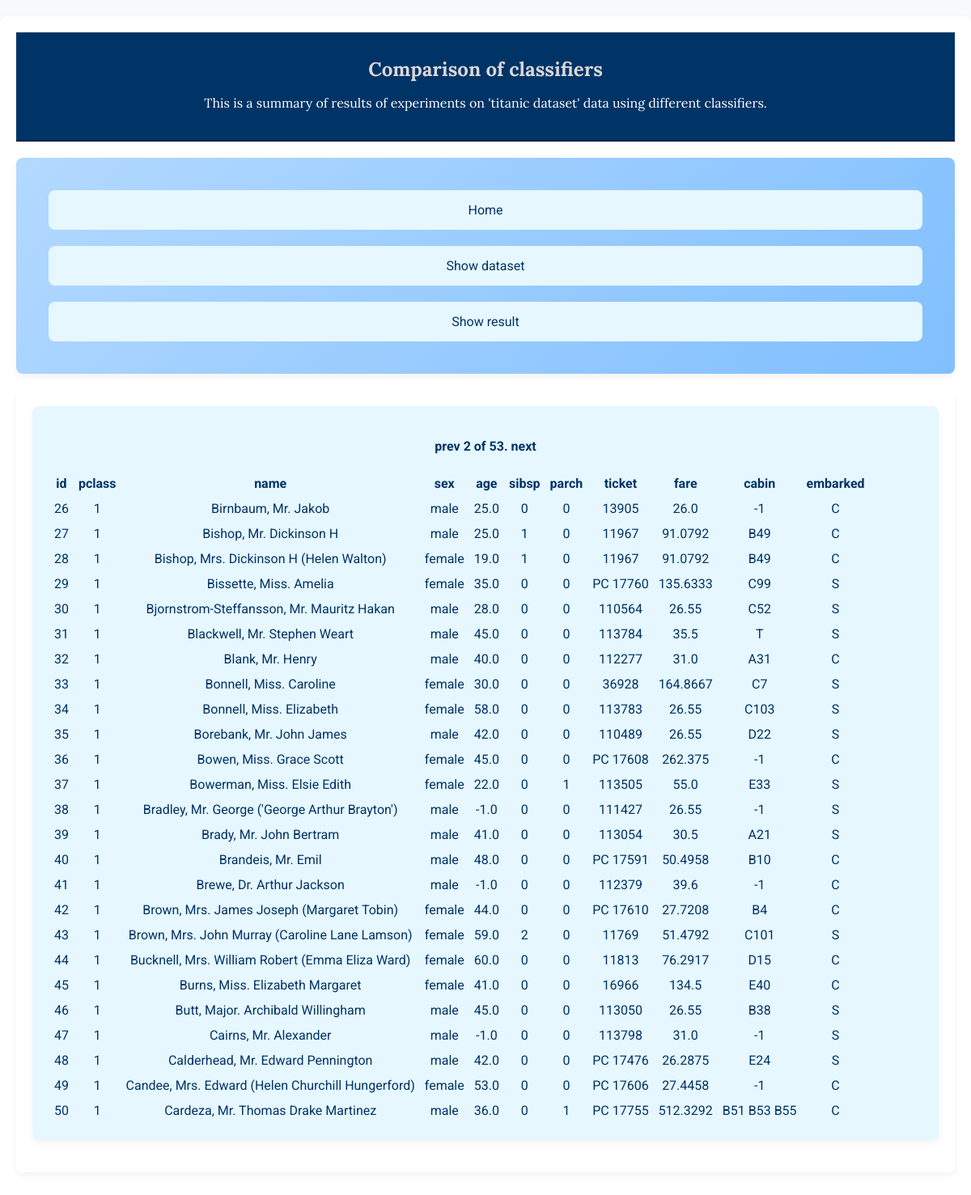
The page /data/?page=2 on the database its author committed.
### visresults/models.py (models this page shows)
class Dataset(models.Model):
    SEX_CHOICES = (('male', 'male'), ('female', 'female'))
    pclass = models.SmallIntegerField()
    name = models.CharField(max_length=50)
    sex = models.CharField(max_length=6, choices=SEX_CHOICES)
    age = models.FloatField()
    sibsp = models.SmallIntegerField()
    parch = models.SmallIntegerField()
    ticket = models.CharField(max_length=18)
    fare = models.FloatField()
    cabin = models.CharField(max_length=15)
    embarked = models.CharField(max_length=1)

### visresults/views.py (the view)
# urls.py: path('data/', views.data_explainer, name="dataset"),
def data_explainer(request):
    object_list = Dataset.objects.all()
    if len(object_list) == 0:
        return render(request, "visresults/dataset.html", None)
    columns = list(object_list.values()[0].keys())
    data_rows = object_list.values_list()
    paginator = Paginator(data_rows, 25)
    page = request.GET.get('page')
    try:
        rows = paginator.get_page(page)
    except PageNotAnInteger:
        rows = paginator.page(1)
    except EmptyPage:
        rows = paginator.page(paginator.num_pages)
    return render(request, "visresults/dataset.html", {'page': page, 'columns': columns, 'rows': rows})

### visresults/templates/visresults/dataset.html (shortened to what this page needs)
{% extends "visresults/base.html" %}
{% block content %}
<div class="datasetTable">
    {% include "pagination.html" with page=rows %}
    <table class="titanicTable" class="display">
        <thead>
            <tr>
                {% for column in columns %}
                <th class="colField">{{ column }}</th>
                {% endfor %}
            </tr>
        </thead>
        <tbody>
            {% for row in rows %}
            <tr class="rowfields">
                {% for value in row %}
                <td class="field">{{ value }}</td>
                {% endfor %}
            </tr>
            {% endfor %}
        </tbody>
    </table>
</div>
{% endblock %}

### visresults/static/css/base.css (style rules this page uses)
body, html { margin: 0; padding: 0; width: 100%; height: 100%; font-family: 'Roboto', sans-serif; background-color: #f8f9fa; }
.content, .chart, .tools, .search-div, .datasetTable { background-color: #ffffff; border-radius: 8px; padding: 20px; margin-bottom: 20px; box-shadow: 0 4px 8px rgba(0, 0, 0, 0.05); }
.field, .colField { text-align: center; padding: 5px; color: #003366; }
.datasetTable { padding: 20px; background-color: #e6f7ff; border-radius: 8px; box-shadow: 0 4px 8px rgba(0, 0, 0, 0.05); }

### rows shown on the page
Dataset: row "26" "1" "Birnbaum, Mr. Jakob" "male" "25.0" "0" "0" "13905" "26.0" "-1" "C"
Dataset: row "27" "1" "Bishop, Mr. Dickinson H" "male" "25.0" "1" "0" "11967" "91.0792" "B49" "C"
Dataset: row "28" "1" "Bishop, Mrs. Dickinson H (Helen Walton)" "female" "19.0" "1" "0" "11967" "91.0792" "B49" "C"
Dataset: row "29" "1" "Bissette, Miss. Amelia" "female" "35.0" "0" "0" "PC 17760" "135.6333" "C99" "S"
Dataset: row "30" "1" "Bjornstrom-Steffansson, Mr. Mauritz Hakan" "male" "28.0" "0" "0" "110564" "26.55" "C52" "S"
Dataset: row "31" "1" "Blackwell, Mr. Stephen Weart" "male" "45.0" "0" "0" "113784" "35.5" "T" "S"
Dataset: row "32" "1" "Blank, Mr. Henry" "male" "40.0" "0" "0" "112277" "31.0" "A31" "C"
Dataset: row "33" "1" "Bonnell, Miss. Caroline" "female" "30.0" "0" "0" "36928" "164.8667" "C7" "S"
Dataset: row "34" "1" "Bonnell, Miss. Elizabeth" "female" "58.0" "0" "0" "113783" "26.55" "C103" "S"
Dataset: row "35" "1" "Borebank, Mr. John James" "male" "42.0" "0" "0" "110489" "26.55" "D22" "S"
Dataset: row "36" "1" "Bowen, Miss. Grace Scott" "female" "45.0" "0" "0" "PC 17608" "262.375" "-1" "C"
Dataset: row "37" "1" "Bowerman, Miss. Elsie Edith" "female" "22.0" "0" "1" "113505" "55.0" "E33" "S"
Dataset: row "38" "1" "Bradley, Mr. George ('George Arthur Brayton')" "male" "-1.0" "0" "0" "111427" "26.55" "-1" "S"
Dataset: row "39" "1" "Brady, Mr. John Bertram" "male" "41.0" "0" "0" "113054" "30.5" "A21" "S"
Dataset: row "40" "1" "Brandeis, Mr. Emil" "male" "48.0" "0" "0" "PC 17591" "50.4958" "B10" "C"
Dataset: row "41" "1" "Brewe, Dr. Arthur Jackson" "male" "-1.0" "0" "0" "112379" "39.6" "-1" "C"
Dataset: row "42" "1" "Brown, Mrs. James Joseph (Margaret Tobin)" "female" "44.0" "0" "0" "PC 17610" "27.7208" "B4" "C"
Dataset: row "43" "1" "Brown, Mrs. John Murray (Caroline Lane Lamson)" "female" "59.0" "2" "0" "11769" "51.4792" "C101" "S"
Dataset: row "44" "1" "Bucknell, Mrs. William Robert (Emma Eliza Ward)" "female" "60.0" "0" "0" "11813" "76.2917" "D15" "C"
Dataset: row "45" "1" "Burns, Miss. Elizabeth Margaret" "female" "41.0" "0" "0" "16966" "134.5" "E40" "C"
Dataset: row "46" "1" "Butt, Major. Archibald Willingham" "male" "45.0" "0" "0" "113050" "26.55" "B38" "S"
Dataset: row "47" "1" "Cairns, Mr. Alexander" "male" "-1.0" "0" "0" "113798" "31.0" "-1" "S"
Dataset: row "48" "1" "Calderhead, Mr. Edward Pennington" "male" "42.0" "0" "0" "PC 17476" "26.2875" "E24" "S"
Dataset: row "49" "1" "Candee, Mrs. Edward (Helen Churchill Hungerford)" "female" "53.0" "0" "0" "PC 17606" "27.4458" "-1" "C"
Dataset: row "50" "1" "Cardeza, Mr. Thomas Drake Martinez" "male" "36.0" "0" "1" "PC 17755" "512.3292" "B51 B53 B55" "C"

### other values the page prints
{{ page.number }} "2"
{{ page.paginator.num_pages }} "53"
{{ column }} "id" "pclass" "name" "sex" "age" "sibsp" "parch" "ticket" "fare" "cabin" "embarked"
